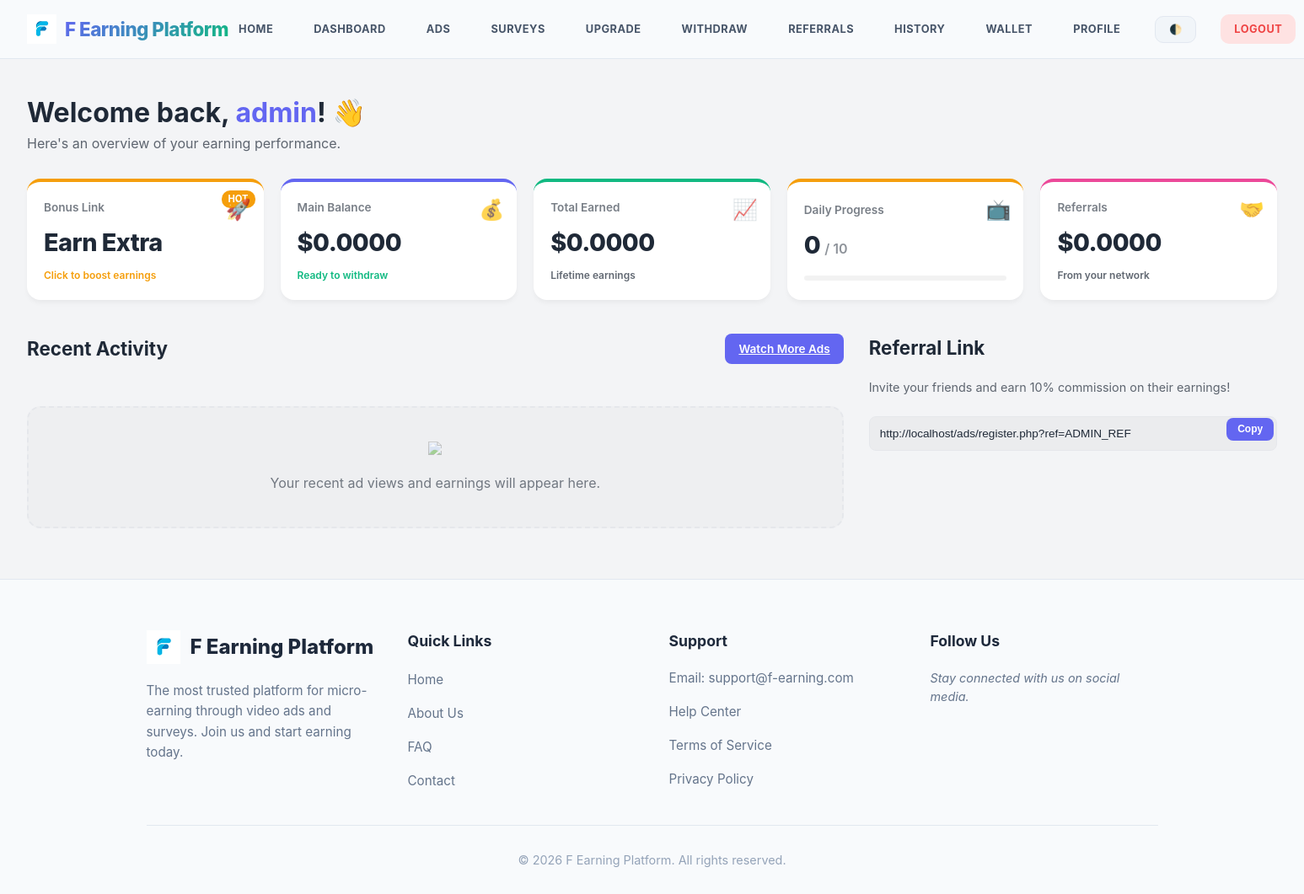
/user/dashboard.php (signed in), run on the app's committed database.
### tables this page shows
CREATE TABLE IF NOT EXISTS users (
    id INT AUTO_INCREMENT PRIMARY KEY,
    username VARCHAR(50) NOT NULL UNIQUE,
    email VARCHAR(100) NOT NULL UNIQUE,
    country VARCHAR(100) DEFAULT 'Global',
    password VARCHAR(255) NOT NULL,
    balance DECIMAL(15, 4) DEFAULT 0.0000,
    total_earned DECIMAL(15, 4) DEFAULT 0.0000,
    referral_code VARCHAR(20) UNIQUE,
    referred_by INT DEFAULT NULL,
    is_admin TINYINT(1) DEFAULT 0,
    is_verified TINYINT(1) DEFAULT 0,
    status ENUM('active', 'blocked') DEFAULT 'active',
    membership_id INT DEFAULT 1,
    membership_expires_at TIMESTAMP NULL,
    verification_token VARCHAR(100),
    otp_code VARCHAR(10),
    otp_expiry DATETIME,
    reset_token VARCHAR(100),
    reset_token_expiry DATETIME,
    created_at TIMESTAMP DEFAULT CURRENT_TIMESTAMP,
    FOREIGN KEY (referred_by) REFERENCES users(id) ON DELETE SET NULL
);

CREATE TABLE IF NOT EXISTS settings (
    setting_key VARCHAR(50) PRIMARY KEY,
    setting_value TEXT NOT NULL
);

### includes/user_functions.php (called while the page is built, shortened)
<?php
require_once __DIR__ . '/../config/config.php';
class User {
    private $pdo;
    public function __construct($pdo) {
        $this->pdo = $pdo;
    }
    public function getUserDetails($user_id) {
        $stmt = $this->pdo->prepare("SELECT * FROM users WHERE id = ?");
        $stmt->execute([$user_id]);
        return $stmt->fetch();
    }
}
$userClass = new User($pdo);
?>

### config/config.php (called while the page is built, shortened)
<?php
try {
    $pdo = new PDO("mysql:host=" . DB_HOST . ";dbname=" . DB_NAME, DB_USER, DB_PASS);
    $pdo->setAttribute(PDO::ATTR_ERRMODE, PDO::ERRMODE_EXCEPTION);
    $pdo->setAttribute(PDO::ATTR_DEFAULT_FETCH_MODE, PDO::FETCH_ASSOC);
} catch (PDOException $e) {
    die("Connection failed: " . $e->getMessage());
}
$settings = $pdo->query("SELECT * FROM settings")->fetchAll(PDO::FETCH_KEY_PAIR);
?>

### user/dashboard.php (the view, shortened to what this page needs)
<?php
require_once __DIR__ . '/../includes/user_functions.php';
$user = $userClass->getUserDetails($_SESSION['user_id']);
$stmt = $pdo->prepare("SELECT COUNT(*) FROM ad_views WHERE user_id = ? AND DATE(viewed_at) = CURDATE()");
$stmt->execute([$_SESSION['user_id']]);
$watched_today = $stmt->fetchColumn();
$recent_activity_stmt = $pdo->prepare("
    (SELECT 'ad' as activity_type, a.title, v.viewed_at as activity_date, v.reward_earned as reward
     FROM ad_views v
     JOIN ads a ON v.ad_id = a.id
     WHERE v.user_id = ?
     ORDER BY v.viewed_at DESC
     LIMIT 5)
    UNION ALL
    (SELECT 'survey' as activity_type, s.title, c.completed_at as activity_date, c.reward_earned as reward
     FROM survey_completions c
     JOIN surveys s ON c.survey_id = s.id
     WHERE c.user_id = ?
     ORDER BY c.completed_at DESC
     LIMIT 5)
    ORDER BY activity_date DESC
    LIMIT 10
");
$recent_activity_stmt->execute([$_SESSION['user_id'], $_SESSION['user_id']]);
$recent_activities = $recent_activity_stmt->fetchAll();
$daily_limit = $pdo->query("SELECT setting_value FROM settings WHERE setting_key = 'daily_ad_limit'")->fetchColumn();
?>
<!DOCTYPE html>
<html lang="en">
<head>
    <link rel="stylesheet" href="../assets/css/style.css">
</head>
<body class="light">
    <header class="navbar-fixed">
        <?php include __DIR__ . '/../includes/header.php'; ?>
    </header>
    <main class="fade-in" style="padding: 0 2rem;">
        <div style="margin-top: 40px; margin-bottom: 30px;">
            <h2 style="font-size: 2rem;">Welcome back, <span style="color: var(--primary-color);"><?php echo $user['username']; ?></span>! 👋</h2>
            <p style="opacity: 0.7;">Here's an overview of your earning performance.</p>
        </div>
        <div class="stat-grid-dashboard">
            <?php if(($settings['ads_enabled'] ?? '1') == '1'): ?>
            <a href="<?php echo htmlspecialchars($settings['ad_smartlink_url'] ?? ''); ?>" target="_blank" style="text-decoration: none; color: inherit;">
                <div class="stat-card-dashboard" style="border-top-color: #f59e0b;">
                    <span style="position: absolute; top: 10px; right: 10px; background: #f59e0b; color: white; padding: 2px 8px; border-radius: 10px; font-size: 0.7rem; font-weight: 700;">HOT</span>
                    <span class="icon-wrap">🚀</span>
                    <span class="label">Bonus Link</span>
                    <span class="value">Earn Extra</span>
                    <span class="sub-label" style="color: #f59e0b;">Click to boost earnings</span>
                </div>
            </a>
            <?php endif; ?>
            <div class="stat-card-dashboard" style="border-top-color: var(--primary-color);">
                <span class="icon-wrap">💰</span>
                <span class="label">Main Balance</span>
                <span class="value">$<?php echo number_format($user['balance'], 4); ?></span>
                <span class="sub-label" style="color: var(--secondary-color);">Ready to withdraw</span>
            </div>
            <div class="stat-card-dashboard" style="border-top-color: var(--secondary-color);">
                <span class="icon-wrap">📈</span>
                <span class="label">Total Earned</span>
                <span class="value">$<?php echo number_format($user['total_earned'], 4); ?></span>
                <span class="sub-label" style="opacity: 0.7;">Lifetime earnings</span>
            </div>
            <div class="stat-card-dashboard" style="border-top-color: #f59e0b;">
                <span class="icon-wrap">📺</span>
                <span class="label">Daily Progress</span>
                <div style="display: flex; align-items: baseline; gap: 5px;">
                    <span class="value"><?php echo $watched_today; ?></span>
                    <span style="opacity: 0.5; font-weight: 600;">/ <?php echo $daily_limit; ?></span>
                </div>
                <div style="width: 100%; height: 6px; background: rgba(0,0,0,0.05); border-radius: 3px; margin-top: 15px; overflow: hidden;">
                </div>
            </div>
            <div class="stat-card-dashboard" style="border-top-color: #ec4899;">
                <span class="icon-wrap">🤝</span>
                <span class="label">Referrals</span>
                <?php
                $stmt = $pdo->prepare("SELECT SUM(amount) FROM referral_commissions WHERE user_id = ?");
                $stmt->execute([$_SESSION['user_id']]);
                $ref_earned = $stmt->fetchColumn() ?: 0;
                ?>
                <span class="value">$<?php echo number_format($ref_earned, 4); ?></span>
                <span class="sub-label" style="opacity: 0.7;">From your network</span>
            </div>
        </div>
        <div class="grid" style="display: grid; grid-template-columns: 2fr 1fr; gap: 30px; margin-top: 40px;">
            <div class="card slide-up">
                <div style="display: flex; justify-content: space-between; align-items: center; margin-bottom: 25px;">
                    <h3 style="font-size: 1.4rem;">Recent Activity</h3>
                    <a href="ads.php" class="btn btn-primary" style="padding: 0.5rem 1rem; font-size: 0.85rem;">Watch More Ads</a>
                </div>
                <?php if (empty($recent_activities)): ?>
                <div style="background: rgba(0,0,0,0.02); padding: 40px; border-radius: 1rem; text-align: center; border: 2px dashed var(--border-light);">
                    <img src="https://cdn-icons-png.flaticon.com/512/2645/2645897.png" style="width: 80px; opacity: 0.5; margin-bottom: 15px;">
                    <p style="opacity: 0.6;">Your recent ad views and earnings will appear here.</p>
                </div>
                <?php endif; ?>
            </div>
            <div class="card slide-up" style="transition-delay: 0.1s;">
                <h3 style="font-size: 1.4rem; margin-bottom: 20px;">Referral Link</h3>
                <p style="font-size: 0.9rem; opacity: 0.7; margin-bottom: 15px;">Invite your friends and earn <?php echo $pdo->query("SELECT setting_value FROM settings WHERE setting_key = 'referral_commission'")->fetchColumn(); ?>% commission on their earnings!</p>
                <div style="position: relative;">
                    <input type="text" id="ref-link" value="<?php echo "http://" . $_SERVER['HTTP_HOST'] . "/ads/register.php?ref=" . $user['referral_code']; ?>" readonly style="padding-right: 80px; font-size: 0.85rem; background: rgba(0,0,0,0.03);">
                    <button onclick="copyRef()" class="btn btn-primary" style="position: absolute; right: 4px; top: 10px; padding: 0.4rem 0.8rem; font-size: 0.75rem;">Copy</button>
                </div>
            </div>
        </div>
    </main>
    <?php include __DIR__ . '/../includes/footer.php'; ?>
</body>
</html>

### assets/css/style.css (style rules this page uses)
:root { --primary-color: #6366f1; --primary-hover: #4f46e5; --secondary-color: #10b981; --bg-light: #f3f4f6; --text-light: #1f2937; --bg-dark: #0f172a; --text-dark: #f8fafc; --card-bg-light: #ffffff; --card-bg-dark: #1e293b; --border-light: #e5e7eb; --border-dark: #334155; }
* { margin: 0; padding: 0; box-sizing: border-box; }
body { font-family: 'Inter', system-ui, -apple-system, sans-serif; line-height: 1.5; transition: background-color 0.3s ease, color 0.3s ease; }
body.light { background-color: var(--bg-light); color: var(--text-light); }
.stat-grid-dashboard { display: grid; grid-template-columns: repeat(auto-fit, minmax(200px, 1fr)); gap: 20px; margin-top: 30px; }
.stat-card-dashboard { background: white; padding: 20px; border-radius: 1rem; box-shadow: 0 4px 6px -1px rgba(0,0,0,0.05); display: flex; flex-direction: column; justify-content: center; position: relative; border-top: 4px solid transparent; transition: transform 0.2s ease; }
.stat-card-dashboard .icon-wrap { position: absolute; top: 15px; right: 15px; font-size: 1.5rem; opacity: 0.8; }
.stat-card-dashboard .label { font-size: 0.85rem; font-weight: 600; opacity: 0.6; margin-bottom: 10px; display: block; }
.stat-card-dashboard .value { font-size: 1.8rem; font-weight: 800; letter-spacing: -0.5px; }
.stat-card-dashboard .sub-label { font-size: 0.75rem; margin-top: 8px; font-weight: 600; }
.grid { display: grid; grid-template-columns: repeat(auto-fit, minmax(300px, 1fr)); gap: 2rem; }
.btn { padding: 0.75rem 1.5rem; border-radius: 0.5rem; font-weight: 600; cursor: pointer; border: none; display: inline-flex; align-items: center; justify-content: center; transition: all 0.2s; font-size: 0.95rem; }
.btn-primary { background-color: var(--primary-color); color: white; }
.fade-in { animation: fadeIn 0.8s ease-out forwards; }
.slide-up { animation: slideUp 0.8s ease-out forwards; }
input, select, textarea { width: 100%; padding: 0.75rem; border-radius: 0.5rem; border: 1px solid var(--border-light); background: transparent; color: inherit; margin-top: 0.5rem; transition: border-color 0.2s; }

### data on the page
users: username "admin", balance "0.0000", total_earned "0.0000", referral_code "http://localhost/ads/register.php?ref=ADMIN_REF"
settings: setting_value "10"
settings: setting_value "10"

### other printed values
SITE_NAME "F Earning Platform"
$watched_today "0"
$ref_earned "0.0000"
$settings['contact_email'] "support@f-earning.com"
